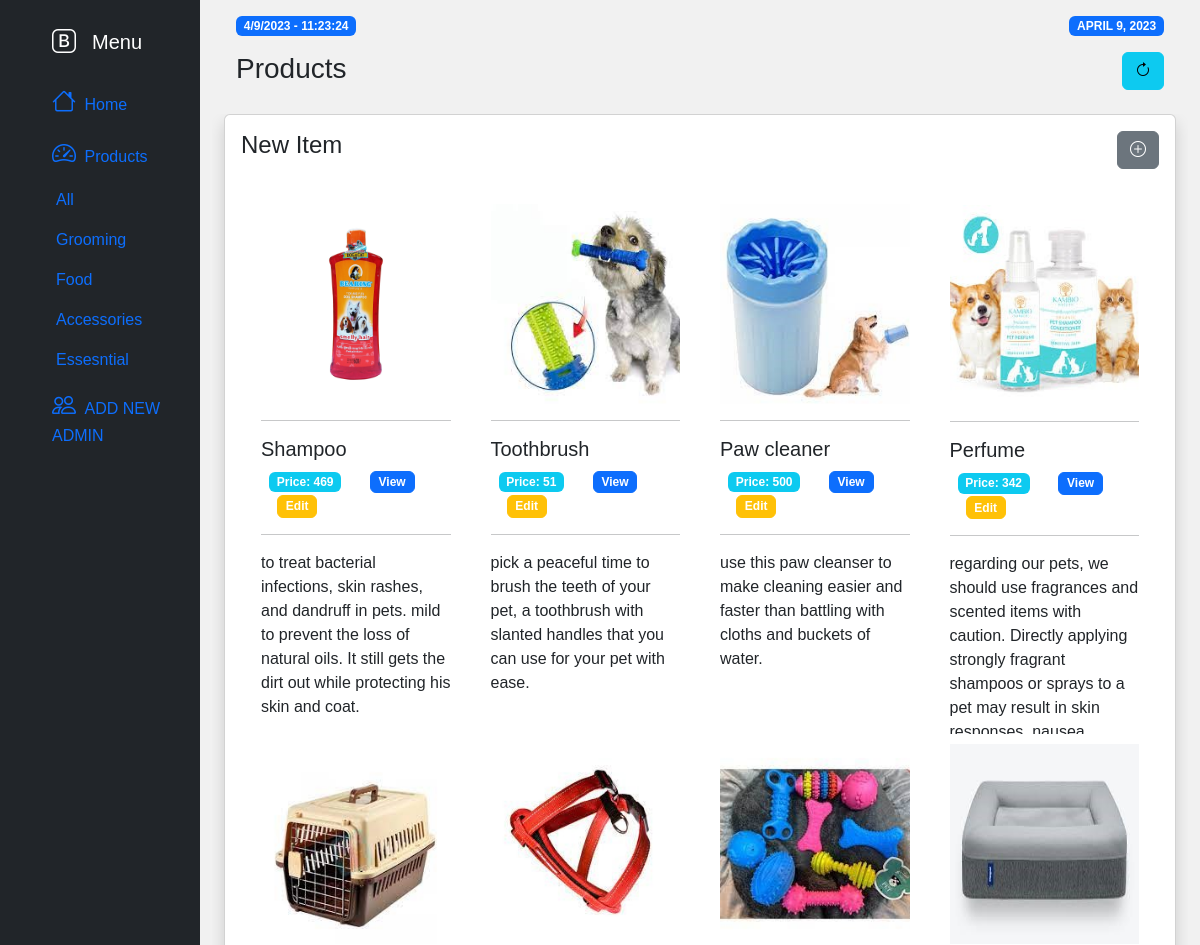
Page /admin/products.php?page=products (signed in, upper part) on the earlier database version.
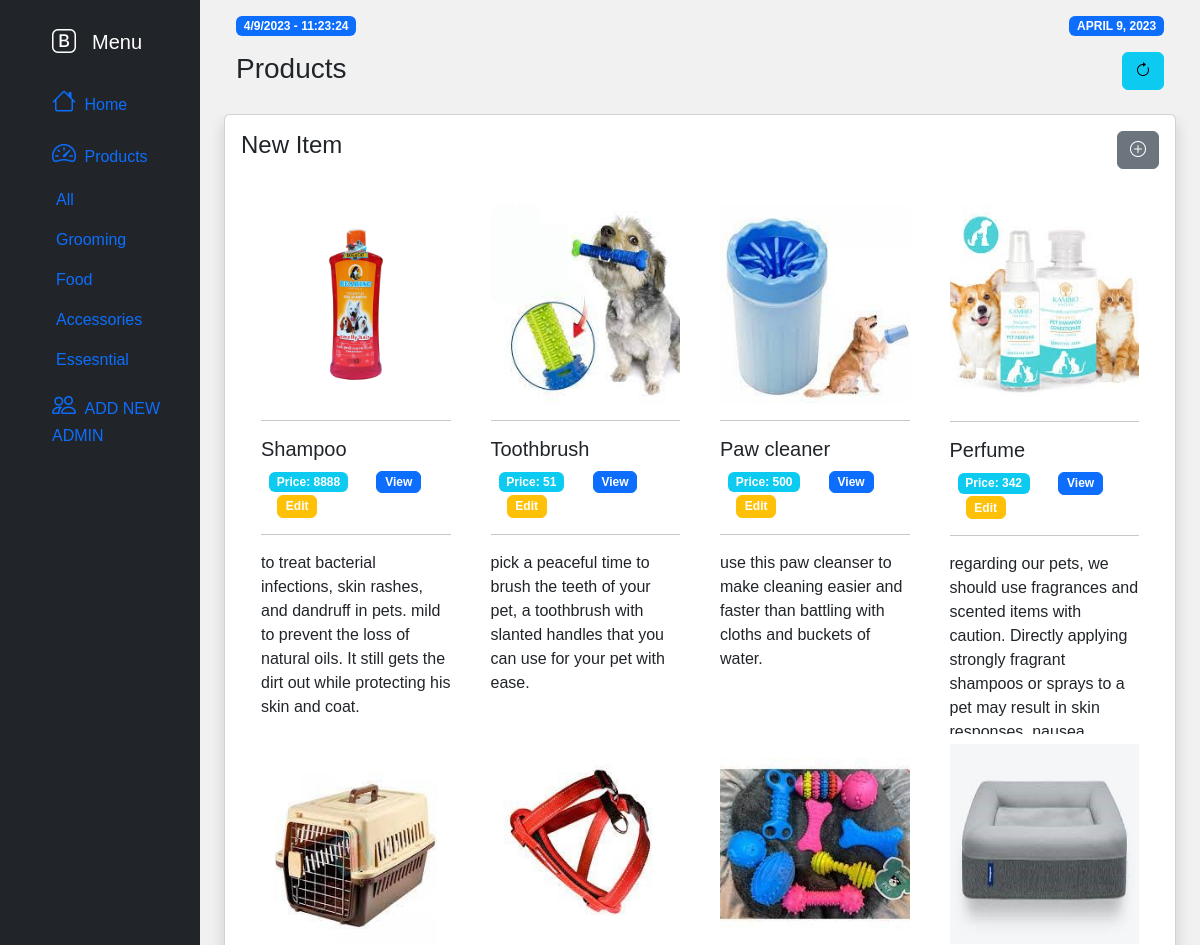
Same page on the later database version.
### tables this page shows
CREATE TABLE `products` (
  `id` int(11) NOT NULL,
  `product_name` varchar(200) NOT NULL,
  `category` varchar(250) NOT NULL,
  `description` varchar(250) NOT NULL,
  `price` int(11) NOT NULL,
  `image` varchar(30) NOT NULL
);

### admin/products.php (the view, shortened to what the changed rows need)
<?php
include '../assets/partials/_head.php';
include '../assets/partials/_sidebar.php';
include '../assets/partials/_urlName.php';
?>
<div class="col py-3">
    <div class="container overflow-auto" style='max-width: auto; max-height: 90vh;'>
        <div class="card shadow">
            <div class="card-body">
                <div class="card-content">
                    <div class="row">
                        <div class="col">
                            <table class="table">
                                <tbody>
                                    <?php
                                    $connect_servername = "localhost";
                                    $connect_username = "root";
                                    $connect_password = "";
                                    $connection = mysqli_connect($connect_servername, $connect_username, $connect_password);
                                    if ($_GET["page"] == "products") {
                                        $tablename = "products";
                                        $query = "SELECT * FROM $tablename";
                                        $result = mysqli_query($connection, $query) or die(mysqli_error($connection));
                                        $count = mysqli_num_rows($result);
                                        if ($count > 0) {
                                            while ($row = mysqli_fetch_assoc($result)) {
                                                $data_id = $row['id'];
                                                $data_productname = $row['product_name'];
                                                $data_description = $row['description'];
                                                $data_price = $row['price'];
                                                $data_img = $row['image'];
                                                echo "
							<div class='column mt-3 Grooming'>
								<div class='content'>
								  <img src='../assets/image/$data_img' class='gallery-item' alt='Grooming' style='width:100%' height='200px'>
								  <hr>
								  <h5 class=''>$data_productname</h5>
								  <span class='badge bg-info mx-2'>Price: $data_price</span>
								  <a class='badge btn btn-primary mx-3' href='products.php?page=detail&id=$data_id'>View</a>
								  <a class='badge btn btn-warning mx-3' href='products.php?page=edit&id=$data_id'>Edit</a>
								  <hr>
								  <p>$data_description</p>
								</div>
							  </div>";
                                            }
                                        }
                                    } else if ($_GET["page"] == "addform") {
                                    ?>
                                        <form method="POST" action="../assets/partials/addproducts.php">
                                            <table name="guestTable" id="guestTable">
                                                <tr>
                                                    <th> ID </th>
                                                    <td> <input class="my-2 mx-1 py-2 rounded bg-secondary bg-opacity-25" style="width: 50rem;" type="text" name="product_id" readonly></td>
                                                </tr>
                                                <tr>
                                                    <th> Product Name </th>
                                                    <td> <input class="my-2 mx-1 py-2 rounded" style="width: 50rem;" type="text" name="product_name" /></td>
                                                </tr>
                                                <tr>
                                                    <th> Description </th>
                                                    <td> <input class="my-2 mx-1 py-2 rounded" style="width: 50rem;" type="text" name="product_description" /></td>
                                                </tr>
                                                <tr>
                                                    <th> Category </th>
                                                    <td>
                                                        <select name="product_category" class="my-2 mx-1 rounded py-2" style="width: 50rem;">
                                                            <option value="Grooming"> Grooming </option>
                                                            <option value="Accessories"> Accessories </option>
                                                            <option value="Essentials"> Essentials </option>
                                                            <option value="Food"> Food </option>
                                                        </select>
                                                    </td>
                                                <tr>
                                                    <th> Price </th>
                                                    <td> <input type="text" name="price" class="my-2 mx-1 py-2 rounded" style="width: 50rem;" /></td>
                                                </tr>
                                                <tr>
                                                    <th>File</th>
                                                    <td>
                                                        <div class="col-4 my-2 py-2">
                                                            <input type="file" class="form-control" name="image" id="image">
                                                        </div>
                                                    </td>
                                                </tr>
                                            </table><br />
                                            <input type="submit" value="ADD PRODUCT" name="add" class="btn btn-success mx-1" />
                                        </form>
                                    <?php
                                    } else if ($_GET["page"] == "detail") {
                                        $data_id = mysqli_real_escape_string($connection, $_GET['id']);
                                        $tablename = "products";
                                        $query = "SELECT * FROM $tablename WHERE id = '$data_id' ";
                                        $sql = mysqli_query($conn, $query);
                                        $result = mysqli_fetch_assoc($sql);
                                    ?>
                                        <table name="guestTable" id="guestTable" align="center">
                                            <tr>
                                                <th style="width:25%;"> ID </th>
                                                <td> <span><?php echo $result['id']; ?></span></td>
                                            </tr>
                                            <tr>
                                                <th> Product Name </th>
                                                <td> <span><?php echo $result['product_name']; ?></span></td>
                                            </tr>
                                            <tr>
                                                <th> Category </th>
                                                <td> <span><?php echo $result['category']; ?></span></td>
                                            </tr>
                                            <tr>
                                                <th> Description </th>
                                                <td> <span><?php echo $result['description']; ?></span></td>
                                            </tr>
                                            <tr>
                                                <th> Price </th>
                                                <td> <span><?php echo $result['price']; ?></span></td>
                                            </tr>
                                        </table>
                                    <?php
                                    } else if ($_GET["page"] == "edit") {
                                        $data_id = mysqli_real_escape_string($connection, $_GET['id']);
                                        $tablename = "products";
                                        $query = "SELECT * FROM $tablename WHERE id = '$data_id' ";
                                        $sql = mysqli_query($conn, $query);
                                        $result = mysqli_fetch_assoc($sql);
                                    ?>
                                        <form method="POST" action="../assets/partials/addproducts.php">
                                            <table name="guestTable" id="guestTable" align="center">
                                                <tr>
                                                    <th> ID </th>
                                                    <td>
                                                        <input type="hidden" name="id" class="txtField" value="<?php echo $result['id']; ?>">
                                                        <input class="my-2 mx-1 rounded bg-secondary bg-opacity-25" style=" width: 50rem;" type="text" name="id" value="<?php echo $result['id']; ?>" readonly> </input>
                                                    </td>
                                                </tr>
                                                <tr>
                                                    <th> Product Name </th>
                                                    <td> <input class="my-2 mx-1 rounded" " style=" width: 50rem;" type="text" name="product_name" value="<?php echo $result['product_name']; ?>"></td>
                                                </tr>
                                                <tr>
                                                    <th> Category </th>
                                                    <td> <input class="my-2 mx-1 rounded" style="width: 50rem;" type="text" name="product_category" value="<?php echo $result['category']; ?>"></td>
                                                </tr>
                                                <tr>
                                                    <th> Description </th>
                                                    <td> <input class="my-2 mx-1 rounded" style="width: 50rem;" type="text" name="product_description" value="<?php echo $result['description']; ?>"></td>
                                                </tr>
                                                <tr>
                                                    <th> Price </th>
                                                    <td> <input class="my-2 mx-1 rounded" style="width: 50rem;" type="text" name="price" value="<?php echo $result['price']; ?>"></td>
                                                </tr>
                                                <tr>
                                                    <td> <input type="submit" value="Update" name="update" class="btn btn-primary"></td>
                                                </tr>
                                            </table>
                                        </form>
                                    <?php
                                    }
                                    ?>
                                </tbody>
                            </table>
                        </div>
                    </div>
                </div>
            </div>
        </div>
    </div>
</div>
</div>
</div>
<?php
include '../assets/partials/_foot.php';
?>

Differences in the rows shown:
changed products "Shampoo": price "469" → "8888"
